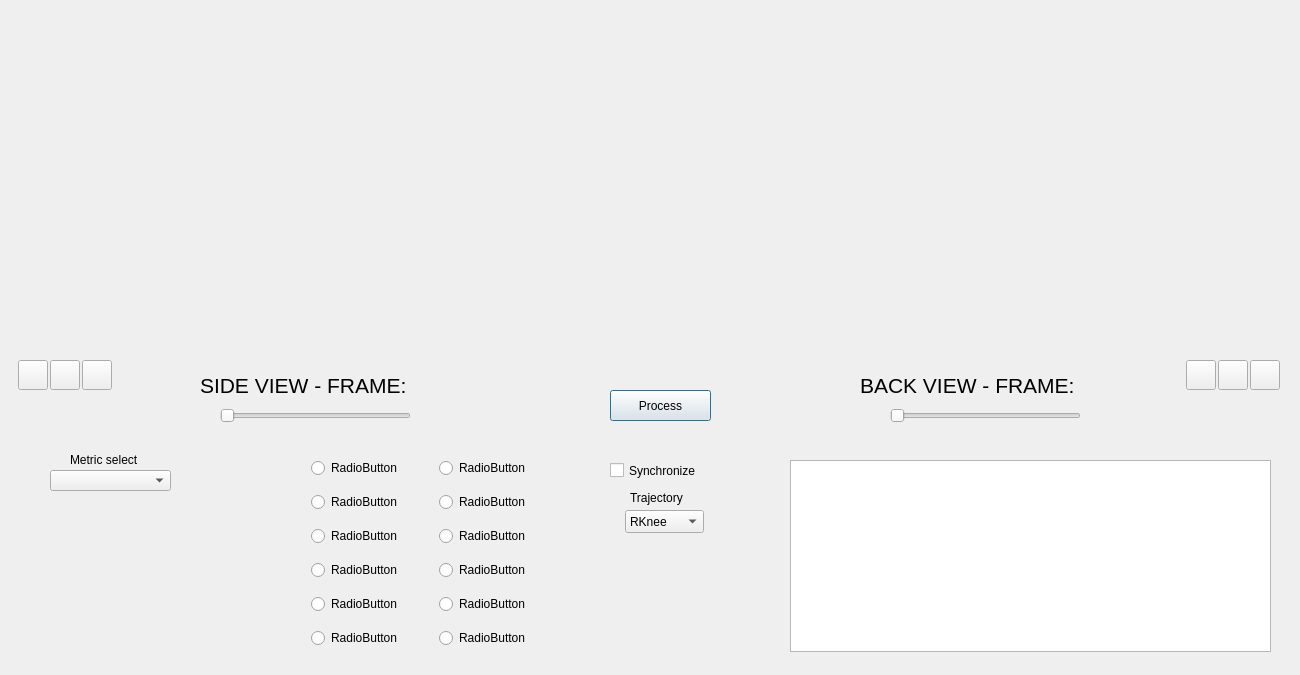
<?xml version="1.0" encoding="UTF-8"?>
<ui version="4.0">
 <class>Dialog</class>
 <widget class="QDialog" name="Dialog">
  <property name="geometry">
   <rect>
    <x>0</x>
    <y>0</y>
    <width>1300</width>
    <height>675</height>
   </rect>
  </property>
  <property name="minimumSize">
   <size>
    <width>1300</width>
    <height>675</height>
   </size>
  </property>
  <property name="maximumSize">
   <size>
    <width>1300</width>
    <height>675</height>
   </size>
  </property>
  <property name="acceptDrops">
   <bool>false</bool>
  </property>
  <property name="windowTitle">
   <string>Running Gait Analysis</string>
  </property>
  <widget class="QPushButton" name="processButton">
   <property name="geometry">
    <rect>
     <x>610</x>
     <y>390</y>
     <width>101</width>
     <height>31</height>
    </rect>
   </property>
   <property name="text">
    <string>Process</string>
   </property>
  </widget>
  <widget class="QLabel" name="sideLabel">
   <property name="geometry">
    <rect>
     <x>200</x>
     <y>370</y>
     <width>251</width>
     <height>31</height>
    </rect>
   </property>
   <property name="font">
    <font>
     <pointsize>16</pointsize>
    </font>
   </property>
   <property name="text">
    <string>SIDE VIEW - FRAME: </string>
   </property>
  </widget>
  <widget class="QLabel" name="backLabel">
   <property name="geometry">
    <rect>
     <x>860</x>
     <y>370</y>
     <width>261</width>
     <height>31</height>
    </rect>
   </property>
   <property name="font">
    <font>
     <pointsize>16</pointsize>
    </font>
   </property>
   <property name="text">
    <string>BACK VIEW - FRAME:</string>
   </property>
  </widget>
  <widget class="QSlider" name="backViewSlider">
   <property name="geometry">
    <rect>
     <x>890</x>
     <y>400</y>
     <width>191</width>
     <height>31</height>
    </rect>
   </property>
   <property name="orientation">
    <enum>Qt::Horizontal</enum>
   </property>
  </widget>
  <widget class="QSlider" name="sideViewSlider">
   <property name="geometry">
    <rect>
     <x>220</x>
     <y>400</y>
     <width>191</width>
     <height>31</height>
    </rect>
   </property>
   <property name="orientation">
    <enum>Qt::Horizontal</enum>
   </property>
  </widget>
  <widget class="QComboBox" name="metricSelectComboBox">
   <property name="geometry">
    <rect>
     <x>50</x>
     <y>470</y>
     <width>121</width>
     <height>21</height>
    </rect>
   </property>
   <property name="currentText">
    <string/>
   </property>
   <property name="placeholderText">
    <string>Empty</string>
   </property>
   <item>
    <property name="text">
     <string>Torso Lean</string>
    </property>
   </item>
   <item>
    <property name="text">
     <string>Elbow Angle</string>
    </property>
   </item>
   <item>
    <property name="text">
     <string>Center of Mass Displacement</string>
    </property>
   </item>
   <item>
    <property name="text">
     <string>Knee Flexion</string>
    </property>
   </item>
   <item>
    <property name="text">
     <string>Tibia Angle</string>
    </property>
   </item>
   <item>
    <property name="text">
     <string>Feet Strike</string>
    </property>
   </item>
   <item>
    <property name="text">
     <string>Hip Extension</string>
    </property>
   </item>
   <item>
    <property name="text">
     <string>Pelvic Drop</string>
    </property>
   </item>
  </widget>
  <widget class="QTextBrowser" name="metricDescriptionText">
   <property name="geometry">
    <rect>
     <x>790</x>
     <y>460</y>
     <width>481</width>
     <height>192</height>
    </rect>
   </property>
   <property name="html">
    <string>&lt;!DOCTYPE HTML PUBLIC &quot;-//W3C//DTD HTML 4.0//EN&quot; &quot;http://www.w3.org/TR/REC-html40/strict.dtd&quot;&gt;
&lt;html&gt;&lt;head&gt;&lt;meta name=&quot;qrichtext&quot; content=&quot;1&quot; /&gt;&lt;style type=&quot;text/css&quot;&gt;
p, li { white-space: pre-wrap; }
&lt;/style&gt;&lt;/head&gt;&lt;body style=&quot; font-family:'Sans Serif'; font-size:9pt; font-weight:400; font-style:normal;&quot;&gt;
&lt;p style=&quot; margin-top:0px; margin-bottom:0px; margin-left:0px; margin-right:0px; -qt-block-indent:0; text-indent:0px;&quot;&gt; &lt;/p&gt;&lt;/body&gt;&lt;/html&gt;</string>
   </property>
  </widget>
  <widget class="QLabel" name="label_3">
   <property name="geometry">
    <rect>
     <x>70</x>
     <y>450</y>
     <width>91</width>
     <height>20</height>
    </rect>
   </property>
   <property name="text">
    <string>Metric select</string>
   </property>
  </widget>
  <widget class="QWidget" name="gridLayoutWidget">
   <property name="geometry">
    <rect>
     <x>280</x>
     <y>450</y>
     <width>281</width>
     <height>212</height>
    </rect>
   </property>
   <layout class="QGridLayout" name="radioLayout">
    <item row="4" column="0">
     <widget class="QRadioButton" name="radioButton_3">
      <property name="sizePolicy">
       <sizepolicy hsizetype="Fixed" vsizetype="Fixed">
        <horstretch>0</horstretch>
        <verstretch>0</verstretch>
       </sizepolicy>
      </property>
      <property name="text">
       <string>RadioButton</string>
      </property>
     </widget>
    </item>
    <item row="3" column="0">
     <widget class="QRadioButton" name="radioButton_2">
      <property name="sizePolicy">
       <sizepolicy hsizetype="Fixed" vsizetype="Fixed">
        <horstretch>0</horstretch>
        <verstretch>0</verstretch>
       </sizepolicy>
      </property>
      <property name="text">
       <string>RadioButton</string>
      </property>
     </widget>
    </item>
    <item row="1" column="0">
     <widget class="QRadioButton" name="radioButton">
      <property name="sizePolicy">
       <sizepolicy hsizetype="Fixed" vsizetype="Fixed">
        <horstretch>0</horstretch>
        <verstretch>0</verstretch>
       </sizepolicy>
      </property>
      <property name="layoutDirection">
       <enum>Qt::LeftToRight</enum>
      </property>
      <property name="text">
       <string>RadioButton</string>
      </property>
     </widget>
    </item>
    <item row="6" column="0">
     <widget class="QRadioButton" name="radioButton_4">
      <property name="sizePolicy">
       <sizepolicy hsizetype="Fixed" vsizetype="Fixed">
        <horstretch>0</horstretch>
        <verstretch>0</verstretch>
       </sizepolicy>
      </property>
      <property name="text">
       <string>RadioButton</string>
      </property>
     </widget>
    </item>
    <item row="7" column="0">
     <widget class="QRadioButton" name="radioButton_5">
      <property name="sizePolicy">
       <sizepolicy hsizetype="Fixed" vsizetype="Fixed">
        <horstretch>0</horstretch>
        <verstretch>0</verstretch>
       </sizepolicy>
      </property>
      <property name="text">
       <string>RadioButton</string>
      </property>
     </widget>
    </item>
    <item row="1" column="1">
     <widget class="QRadioButton" name="radioButton_7">
      <property name="sizePolicy">
       <sizepolicy hsizetype="Fixed" vsizetype="Fixed">
        <horstretch>0</horstretch>
        <verstretch>0</verstretch>
       </sizepolicy>
      </property>
      <property name="text">
       <string>RadioButton</string>
      </property>
     </widget>
    </item>
    <item row="3" column="1">
     <widget class="QRadioButton" name="radioButton_8">
      <property name="sizePolicy">
       <sizepolicy hsizetype="Fixed" vsizetype="Fixed">
        <horstretch>0</horstretch>
        <verstretch>0</verstretch>
       </sizepolicy>
      </property>
      <property name="text">
       <string>RadioButton</string>
      </property>
     </widget>
    </item>
    <item row="4" column="1">
     <widget class="QRadioButton" name="radioButton_9">
      <property name="sizePolicy">
       <sizepolicy hsizetype="Fixed" vsizetype="Fixed">
        <horstretch>0</horstretch>
        <verstretch>0</verstretch>
       </sizepolicy>
      </property>
      <property name="text">
       <string>RadioButton</string>
      </property>
     </widget>
    </item>
    <item row="6" column="1">
     <widget class="QRadioButton" name="radioButton_10">
      <property name="sizePolicy">
       <sizepolicy hsizetype="Fixed" vsizetype="Fixed">
        <horstretch>0</horstretch>
        <verstretch>0</verstretch>
       </sizepolicy>
      </property>
      <property name="text">
       <string>RadioButton</string>
      </property>
     </widget>
    </item>
    <item row="7" column="1">
     <widget class="QRadioButton" name="radioButton_11">
      <property name="sizePolicy">
       <sizepolicy hsizetype="Fixed" vsizetype="Fixed">
        <horstretch>0</horstretch>
        <verstretch>0</verstretch>
       </sizepolicy>
      </property>
      <property name="text">
       <string>RadioButton</string>
      </property>
     </widget>
    </item>
    <item row="8" column="1">
     <widget class="QRadioButton" name="radioButton_12">
      <property name="sizePolicy">
       <sizepolicy hsizetype="Fixed" vsizetype="Fixed">
        <horstretch>0</horstretch>
        <verstretch>0</verstretch>
       </sizepolicy>
      </property>
      <property name="text">
       <string>RadioButton</string>
      </property>
     </widget>
    </item>
    <item row="8" column="0">
     <widget class="QRadioButton" name="radioButton_6">
      <property name="sizePolicy">
       <sizepolicy hsizetype="Fixed" vsizetype="Fixed">
        <horstretch>0</horstretch>
        <verstretch>0</verstretch>
       </sizepolicy>
      </property>
      <property name="text">
       <string>RadioButton</string>
      </property>
     </widget>
    </item>
   </layout>
  </widget>
  <widget class="QCheckBox" name="checkBox">
   <property name="geometry">
    <rect>
     <x>610</x>
     <y>460</y>
     <width>121</width>
     <height>21</height>
    </rect>
   </property>
   <property name="text">
    <string>Synchronize</string>
   </property>
  </widget>
  <widget class="QPushButton" name="sideVideoUploadButton">
   <property name="geometry">
    <rect>
     <x>18</x>
     <y>360</y>
     <width>30</width>
     <height>30</height>
    </rect>
   </property>
   <property name="toolTip">
    <string>Choose your video for analysis</string>
   </property>
   <property name="toolTipDuration">
    <number>-1</number>
   </property>
   <property name="statusTip">
    <string notr="true"/>
   </property>
   <property name="whatsThis">
    <string notr="true"/>
   </property>
   <property name="text">
    <string/>
   </property>
   <property name="iconSize">
    <size>
     <width>33</width>
     <height>33</height>
    </size>
   </property>
  </widget>
  <widget class="QPushButton" name="sideDataUploadButton">
   <property name="geometry">
    <rect>
     <x>50</x>
     <y>360</y>
     <width>30</width>
     <height>30</height>
    </rect>
   </property>
   <property name="toolTip">
    <string>Choose folder with saved data from previous analysis</string>
   </property>
   <property name="text">
    <string/>
   </property>
   <property name="iconSize">
    <size>
     <width>28</width>
     <height>28</height>
    </size>
   </property>
  </widget>
  <widget class="QPushButton" name="backVideoUploadButton">
   <property name="geometry">
    <rect>
     <x>1186</x>
     <y>360</y>
     <width>30</width>
     <height>30</height>
    </rect>
   </property>
   <property name="toolTip">
    <string>Choose your video for analysis</string>
   </property>
   <property name="text">
    <string/>
   </property>
   <property name="iconSize">
    <size>
     <width>33</width>
     <height>33</height>
    </size>
   </property>
  </widget>
  <widget class="QPushButton" name="backDataUploadButton">
   <property name="geometry">
    <rect>
     <x>1218</x>
     <y>360</y>
     <width>30</width>
     <height>30</height>
    </rect>
   </property>
   <property name="toolTip">
    <string>Choose folder with saved data from previous analysis</string>
   </property>
   <property name="text">
    <string/>
   </property>
   <property name="iconSize">
    <size>
     <width>28</width>
     <height>28</height>
    </size>
   </property>
  </widget>
  <widget class="QComboBox" name="trajectoryPicker">
   <property name="geometry">
    <rect>
     <x>625</x>
     <y>510</y>
     <width>79</width>
     <height>23</height>
    </rect>
   </property>
   <item>
    <property name="text">
     <string>RKnee</string>
    </property>
   </item>
   <item>
    <property name="text">
     <string>LKnee</string>
    </property>
   </item>
   <item>
    <property name="text">
     <string>RAnkle</string>
    </property>
   </item>
   <item>
    <property name="text">
     <string>LAnkle</string>
    </property>
   </item>
   <item>
    <property name="text">
     <string>MidHip</string>
    </property>
   </item>
   <item>
    <property name="text">
     <string>Neck</string>
    </property>
   </item>
  </widget>
  <widget class="QLabel" name="label">
   <property name="geometry">
    <rect>
     <x>630</x>
     <y>490</y>
     <width>81</width>
     <height>16</height>
    </rect>
   </property>
   <property name="text">
    <string>Trajectory</string>
   </property>
  </widget>
  <widget class="QPushButton" name="playSideVideoButton">
   <property name="geometry">
    <rect>
     <x>82</x>
     <y>360</y>
     <width>30</width>
     <height>30</height>
    </rect>
   </property>
   <property name="toolTip">
    <string>Play video</string>
   </property>
   <property name="text">
    <string/>
   </property>
   <property name="iconSize">
    <size>
     <width>26</width>
     <height>26</height>
    </size>
   </property>
  </widget>
  <widget class="QPushButton" name="playBackVideoButton">
   <property name="geometry">
    <rect>
     <x>1250</x>
     <y>360</y>
     <width>30</width>
     <height>30</height>
    </rect>
   </property>
   <property name="toolTip">
    <string>Play video</string>
   </property>
   <property name="text">
    <string/>
   </property>
   <property name="iconSize">
    <size>
     <width>26</width>
     <height>26</height>
    </size>
   </property>
  </widget>
 </widget>
 <resources/>
 <connections/>
</ui>
